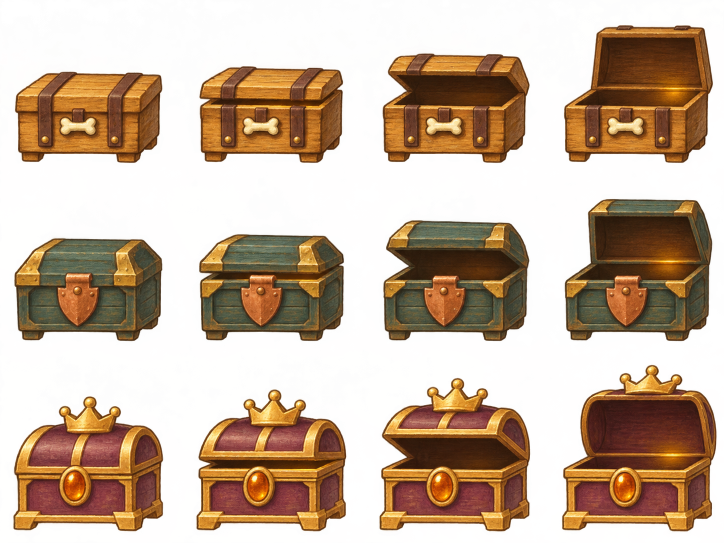
#> input picture docs/validation/field-chests/source.png, 1448 x 1086 px (shown at 1/2 size)
$ python pack_field_chests.py
#> lines starting #> are read from the running program, lines starting #| are printed output that depends on the picture; after the words box and inside, x2 and y2 are one past the last pixel; in counts of white or black regions, pixels touching at a corner belong together
"""Register the twelve GPT Image drawings at their feet, preserving lid motion."""
import subprocess
import sys
from pathlib import Path
from tempfile import TemporaryDirectory

from PIL import Image

ROOT = Path(__file__).resolve().parents[1]
SOURCE = ROOT / "docs/validation/field-chests/source.png"
TARGET = ROOT / "assets/illustrated/motion/field_chests.png"
CELL = 128
BASE = 110  # Bottom edge of the previous story_cast drawing, in a 128 px cell.
WIDTHS = (105, 109, 113)
HEIGHT_SCALES = (0.35, 0.35, 0.30)


def magick(*args):
    subprocess.run(["magick", *map(str, args)], check=True)


def pack(source, target):
    with Image.open(source) as original:
#> original is the input picture: PIL image 1448x1086 RGBA; mean R, G, B, A 161, 89.2, 43.7, 116.3
        if original.mode != "RGBA" or original.size != (1448, 1086):
            raise ValueError("Expected the 1448×1086 RGBA field-chest source")
        mask = original.getchannel("A").point(lambda value: 255 if value >= 32 else 0)
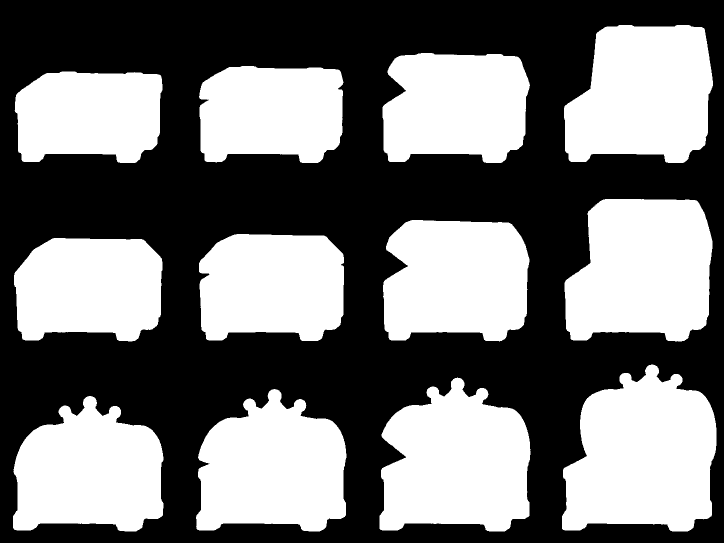
#> mask: PIL image 1448x1086 L (shown at 1/2 size); 46.4% white; 12 white regions, largest, box (x1, y1, x2, y2) and area: (1124, 729, 1433, 1063) 77907, (759, 755, 1061, 1063) 70599, (1129, 398, 1425, 683) 70071
    with TemporaryDirectory() as directory:
        rows = []
        for row in range(3):
            frames = []
            for column in range(4):
                left, top = column * 362, row * 362
                box = mask.crop((left, top, left + 362, top + 362)).getbbox()
                x0, y0, x1, y1 = box
                width, height = WIDTHS[row], round((y1 - y0) * HEIGHT_SCALES[row])
                # Two extra source pixels preserve the antialiased edge. Remove
                # the nearly transparent background grain outside the painted body.
                crop = f"{x1-x0+4}x{y1-y0+4}+{left+x0-2}+{top+y0-2}"
                frame = Path(directory) / f"{row}-{column}.png"
                magick("-size", f"{CELL}x{CELL}", "xc:none", "(", source, "-crop", crop,
                       "+repage", "-channel", "A", "-level", "3%,98%", "+channel",
                       "-resize", f"{width}x{height}!", ")", "-geometry",
                       f"+{(CELL-width)//2}+{BASE-height}", "-composite", frame)
                frames.append(frame)
            strip = Path(directory) / f"row-{row}.png"
            magick(*frames, "+append", strip)
            rows.append(strip)
#> after the loop, rows = 1 item
        magick(*rows, "-append", "-strip", "-define", "png:exclude-chunk=all",
               "-define", "png:compression-level=9", "PNG32:" + str(target))


if __name__ == "__main__":
#> (the run stopped early here; a loop or call above may not have finished)
